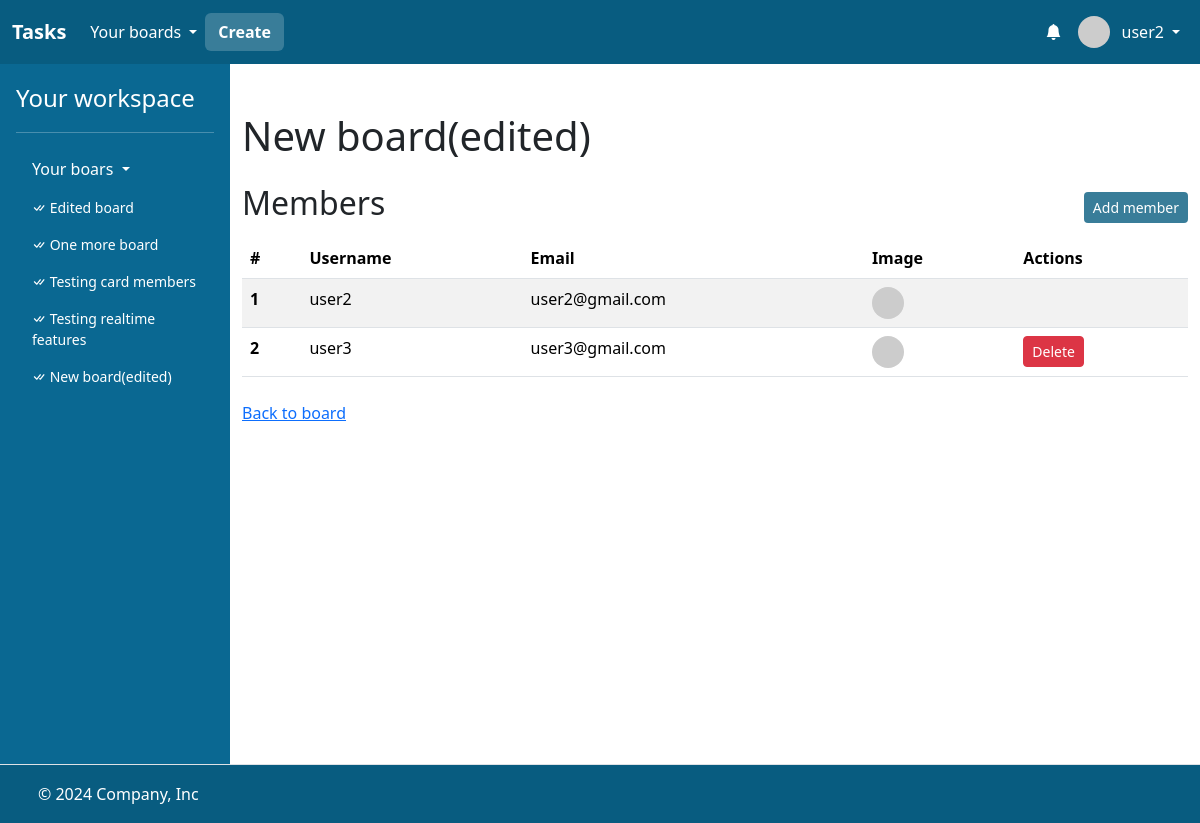
The page /boards/56/get_members (signed in) on the database as committed earlier.
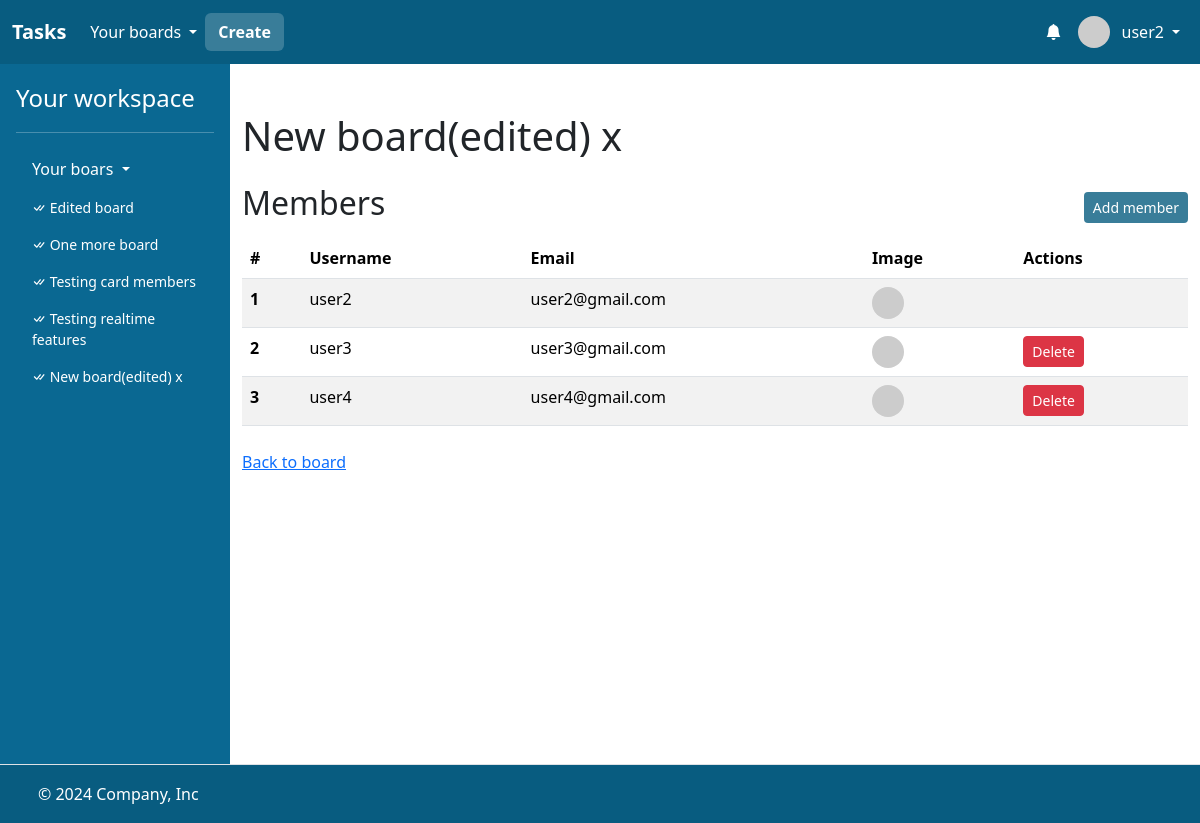
The same page on the database as committed later.
### task/models.py (models this page shows)
class User(AbstractUser):
    bio = models.CharField(max_length=256)

class Board(models.Model):
    name = models.CharField(max_length=256)
    description = models.CharField(max_length=256)
    members = models.ManyToManyField(User, related_name="boards")
    created_at = models.DateTimeField(auto_now_add=True)

### task/views.py (the view)
@login_required
def board_members_view(request, board_id):
    board = Board.objects.filter(id=board_id).first()
    if board is None:
        return apology(request, "Board does not exist!", 400)
    if not request.user in board.members.all():
        return apology(request, "Forbidden.", 403)
    members = board.members.all()
    for index, member in enumerate(members, start=1):
        member.index = index
    return render(
        request,
        "task/board_members.html",
        {
            "board": board,
            "boards": request.user.boards.all(),
            "members": members,
        },
    )

### task/templates/task/board_members.html (shortened to what this page needs)
{% extends "task/layout.html" %}
{% block main %}
<div class="container">
    <h1 class="mt-5">{{ board.name }}</h1>
    <div class="d-flex mt-4 mb-2" style="justify-content: space-between; align-items: center;">
        <h2>Members</h2>
        <a class="btn btn-sm btn-task" href="{% url 'board_add_member' board.id %}">Add member</a>
    </div>
    <table class="table table-striped">
        <thead>
          <tr>
            <th scope="col">#</th>
            <th scope="col">Username</th>
            <th scope="col">Email</th>
            <th scope="col">Image</th>
            <th scope="col">Actions</th>
          </tr>
        </thead>
        <tbody>
            {% for member in members %}
                <tr>
                    <th scope="row">{{ member.index }}</th>
                    <td>{{ member.username }}</td>
                    <td>{{ member.email }}</td>
                    <td><img src="https://i.pravatar.cc/48?u={{ member.id }}" alt="" width="32" height="32" class="rounded-circle me-2"></td>
                    <td>
                        {% if user.id != member.id %}
                            <form action="{% url 'board_delete_member' board.id %}" method="POST">
                                <input class="btn btn-sm btn-danger" type="submit" value="Delete">
                            </form>
                        {% endif %}
                    </td>
                </tr>
            {% endfor %}
        </tbody>
      </table>
      <div class="mt-4">
        <a class="link-primary" href="{% url 'board' board.id %}">Back to board</a>
    </div>
</div>
{% endblock %}

### task/templates/task/layout.html (shortened to what this page needs)
<!DOCTYPE html>
{% load static %}
{% load humanize %}
<html lang="en">
    <head>
        <link href="https://cdn.jsdelivr.net/npm/bootstrap@5.3.3/dist/css/bootstrap.min.css" rel="stylesheet">
        <link rel="stylesheet" href="https://cdn.jsdelivr.net/npm/bootstrap-icons@1.3.0/font/bootstrap-icons.css">
        <link href="{% static 'styles.css' %}" rel="stylesheet">
    </head>
    <body style="height: 100vh;">
        <div style="display: flex; flex-direction: column; height: 100%;">
            <header>
                <nav class="navbar navbar-expand-lg"  data-bs-theme="dark" style="background: #085c80;">
                    <div class="container-fluid">
                      <a class="navbar-brand fw-bold" href="{% url 'index' %}">Tasks</a>
                      <div class="collapse navbar-collapse" id="navbarHeader">
                        <ul class="navbar-nav me-auto mb-2 mb-lg-0" style="display: flex; align-items: center;">
                            {% if user.is_authenticated %}
                                <li class="nav-item dropdown">
                                    <a class="nav-link dropdown-toggle text-white" href="#" role="button" data-bs-toggle="dropdown" aria-expanded="false" style="display: flex; align-items: center; gap: 4px;">
                                        <span>Your boards</span>
                                    </a>
                                </li>
                                <li class="nav-item">
                                    <a class="btn fw-bold text-white" style="background: #397D99; color: white;" href="{% url 'create_board' %}">Create</a>
                                </li>
                          {% endif %}
                        </ul>
                        {% if user.is_authenticated %}
                        <ul class="navbar-nav ms-auto mb-2 mb-lg-0" style="display: flex; align-items: center;">
                            <li class="nav-item dropdown">
                                <a class="nav-link text-white d-relative" href="#" role="button" style="display: flex; align-items: center; gap: 4px;" id="dropdownMenuClickableInside" data-bs-toggle="dropdown" data-bs-auto-close="outside" aria-expanded="false">
                                    <i class="bi bi-bell-fill"></i>
                                </a>
                            </li>
                            <li class="nav-item dropdown">
                                <a class="nav-link dropdown-toggle text-white" href="#" role="button" data-bs-toggle="dropdown" aria-expanded="false" style="display: flex; align-items: center; gap: 4px;">
                                    <img src="https://i.pravatar.cc/48?u={{ user.id }}" alt="" width="32" height="32" class="rounded-circle me-2">
                                    <span>{{ user.username }}</span>
                                </a>
                            </li>
                        </ul>
                        {% endif %}
                      </div>
                    </div>
                  </nav>
            </header>
            <main style="flex: 1;">
                <div class="d-flex flex-nowrap" style="height: 100%;">
                    {% if user.is_authenticated %}
                    <div class="d-none d-lg-flex flex-column flex-shrink-0 p-3 text-white" style="width: 230px; background: #0A6892;">
                        <a href="{% url 'index' %}" class="text-decoration-none d-flex align-items-center mb-3 mb-md-0 me-md-auto text-white">
                          <span class="fs-4">Your workspace</span>
                        </a>
                        <hr>
                        <ul class="nav nav-pills flex-column mb-auto">
                          <li class="mb-1">
                            <button class="nav-link text-white collapsed dropdown-toggle" data-bs-toggle="collapse" data-bs-target="#home-collapse" aria-expanded="true">
                                Your boars
                            </button>
                            <div class="collapse show " id="home-collapse">
                                <ul class="btn-toggle-nav list-unstyled fw-normal pb-1 small" style="max-height: 490px; overflow-y: auto;">
                                    {% for board in boards %}
                                    <li>
                                        <a href="{% url 'board' board.id %}" class="nav-link text-white">
                                            <i class="bi bi-check-all"></i>
                                            {{ board.name }}
                                        </a>
                                    </li>
                                    {% endfor %}
                                </ul>
                            </div>
                          </li>
                        </ul>
                    </div>
                    {% endif %}
                    <div style="flex: 1; background: white; overflow-x: hidden; min-height: 700px;">
                        {% block main %}
                        {% endblock %}
                    </div>
                </div>
            </main>
            <footer class="d-flex flex-wrap justify-content-between align-items-center py-3 border-top" style="background: #085c80; border: none;">
                <div class="col-md-4 d-flex align-items-center">
                  <a href="/" class="mb-3 me-2 mb-md-0 text-body-secondary lh-1">
                    <svg class="bi" width="30" height="24"><use xlink:href="#bootstrap"></use></svg>
                  </a>
                  <span class="mb-3 mb-md-0 text-white">© 2024 Company, Inc</span>
                </div>
                <ul class="nav col-md-4 justify-content-end list-unstyled d-flex">
                  <li class="ms-3"><a class="text-body-secondary" href="#"><svg class="bi" width="24" height="24"><use xlink:href="#twitter"></use></svg></a></li>
                  <li class="ms-3"><a class="text-body-secondary" href="#"><svg class="bi" width="24" height="24"><use xlink:href="#instagram"></use></svg></a></li>
                  <li class="ms-3"><a class="text-body-secondary" href="#"><svg class="bi" width="24" height="24"><use xlink:href="#facebook"></use></svg></a></li>
                </ul>
            </footer>
        </div>
    </body>
</html>

### task/static/styles.css (style rules this page uses)
.btn-task, .btn-task:hover { background: #397d99; color: white; }

Rows that differ between the two databases and show on the page:
changed Board: name "New board(edited)" → "New board(edited) x"
now on this page (row unchanged): User: index "3", username "user4", email "user4@gmail.com"
